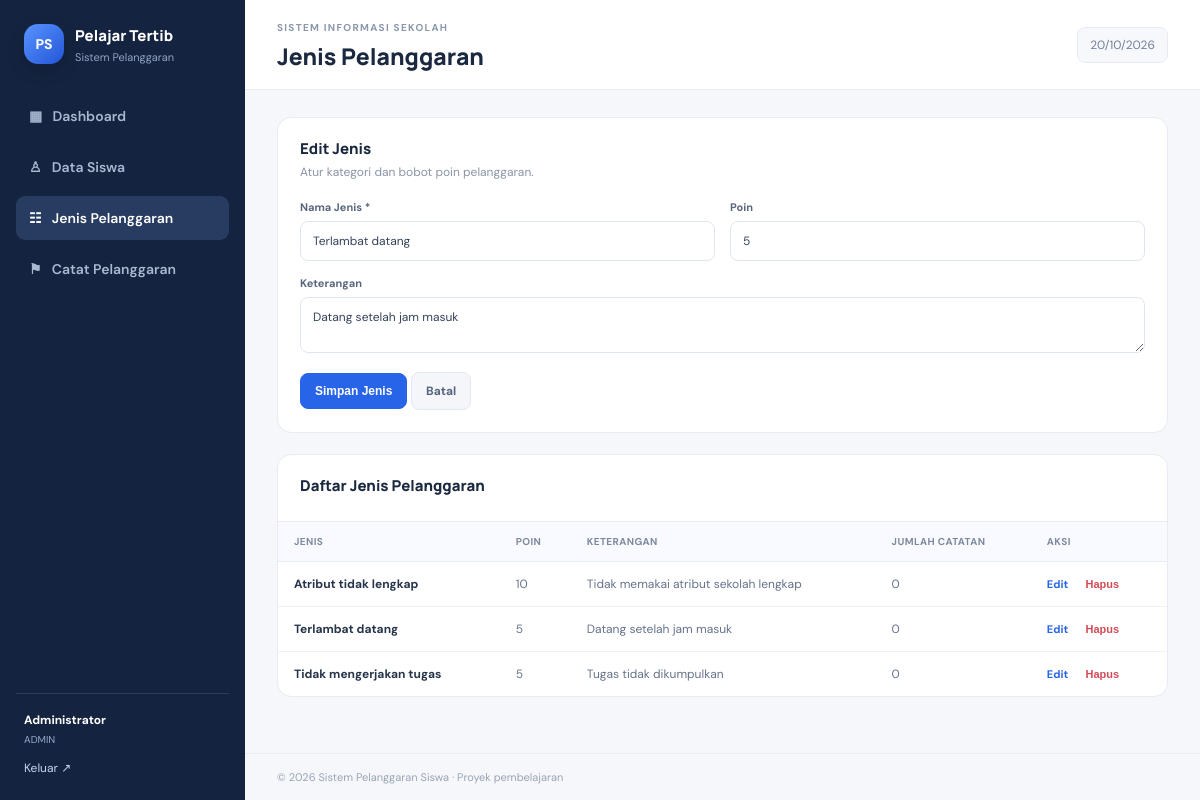
/jenis.php?edit=1 (signed in), run on the app's committed database.
### tables this page shows
CREATE TABLE IF NOT EXISTS jenis_pelanggaran (
 id_jenis INT AUTO_INCREMENT PRIMARY KEY,
 nama_jenis VARCHAR(100) NOT NULL,
 poin INT NOT NULL DEFAULT 0,
 keterangan TEXT NULL
);

### config.php (called while the page is built, shortened)
<?php
function e($v){ return htmlspecialchars((string)($v ?? ''), ENT_QUOTES, 'UTF-8'); }
function is_admin(){ return !empty($_SESSION['user']) && $_SESSION['user']['role']==='admin'; }

### jenis.php (the view)
<?php
require_once 'config.php';require_login();$pageTitle='Jenis Pelanggaran';$error='';if($_SERVER['REQUEST_METHOD']==='POST'){$act=$_POST['action']??'';if($act==='save'){$id=(int)($_POST['id_jenis']??0);$nama=trim($_POST['nama_jenis']??'');$poin=max(0,(int)($_POST['poin']??0));$ket=trim($_POST['keterangan']??'');if(!$nama)$error='Nama jenis wajib diisi.';else{if($id){$st=$pdo->prepare('UPDATE jenis_pelanggaran SET nama_jenis=?,poin=?,keterangan=? WHERE id_jenis=?');$st->execute([$nama,$poin,$ket,$id]);}else{$st=$pdo->prepare('INSERT INTO jenis_pelanggaran(nama_jenis,poin,keterangan) VALUES(?,?,?)');$st->execute([$nama,$poin,$ket]);}header('Location: jenis.php?ok=1');exit;}}if($act==='delete'&&is_admin()){try{$st=$pdo->prepare('DELETE FROM jenis_pelanggaran WHERE id_jenis=?');$st->execute([(int)$_POST['id_jenis']]);header('Location: jenis.php?ok=1');exit;}catch(PDOException $e){$error='Jenis ini sudah dipakai dalam catatan pelanggaran.';}}}$edit=null;if(isset($_GET['edit'])){$st=$pdo->prepare('SELECT * FROM jenis_pelanggaran WHERE id_jenis=?');$st->execute([(int)$_GET['edit']]);$edit=$st->fetch();}$rows=$pdo->query('SELECT j.*,COUNT(p.id_pelanggaran) jumlah FROM jenis_pelanggaran j LEFT JOIN pelanggaran p ON p.id_jenis=j.id_jenis GROUP BY j.id_jenis ORDER BY j.nama_jenis')->fetchAll();include 'partials/header.php';?>
<?php if($error):?><div class="alert error"><?=e($error)?></div><?php endif;?><?php if(isset($_GET['ok'])):?><div class="alert success">Data berhasil diproses.</div><?php endif;?><div class="panel"><div class="panel-head"><div><h3><?=$edit?'Edit Jenis':'Tambah Jenis Pelanggaran'?></h3><p>Atur kategori dan bobot poin pelanggaran.</p></div></div><form method="post" class="form-grid"><input type="hidden" name="action" value="save"><input type="hidden" name="id_jenis" value="<?=e($edit['id_jenis']??'')?>"><div><label>Nama Jenis *</label><input name="nama_jenis" required value="<?=e($edit['nama_jenis']??'')?>" placeholder="Misalnya: Terlambat datang"></div><div><label>Poin</label><input type="number" min="0" name="poin" required value="<?=e($edit['poin']??5)?>"></div><div class="wide"><label>Keterangan</label><textarea name="keterangan" rows="2"><?=e($edit['keterangan']??'')?></textarea></div><div class="wide"><button class="btn primary">Simpan Jenis</button> <?php if($edit):?><a class="btn" href="jenis.php">Batal</a><?php endif;?></div></form></div><div class="panel"><div class="panel-head"><h3>Daftar Jenis Pelanggaran</h3></div><div class="table-wrap"><table><thead><tr><th>Jenis</th><th>Poin</th><th>Keterangan</th><th>Jumlah Catatan</th><th>Aksi</th></tr></thead><tbody><?php foreach($rows as $r):?><tr><td><b><?=e($r['nama_jenis'])?></b></td><td><?= (int)$r['poin'] ?></td><td><?=e($r['keterangan'])?></td><td><?=$r['jumlah']?></td><td><a class="link" href="?edit=<?=$r['id_jenis']?>">Edit</a> <?php if(is_admin()):?><form class="inline" method="post" onsubmit="return confirm('Hapus jenis ini?')"><input type="hidden" name="action" value="delete"><input type="hidden" name="id_jenis" value="<?=$r['id_jenis']?>"><button class="link red">Hapus</button></form><?php endif;?></td></tr><?php endforeach;?></tbody></table></div></div><?php include 'partials/footer.php';?>

### assets/style.css (style rules this page uses)
:root { --ink:#1b2940;--muted:#7c899e;--line:#e7ecf4;--blue:#2864e8;--nav:#14233f }
* { box-sizing:border-box }
body { margin:0;background:#f5f7fb;color:var(--ink);font:14px 'DM Sans',Arial,sans-serif }
a { text-decoration:none;color:inherit }
.stats article,.panel { background:#fff;border:1px solid var(--line);border-radius:14px }
.panel { margin-bottom:21px;overflow:hidden }
.panel-head { padding:20px 22px;display:flex;align-items:center;justify-content:space-between;gap:14px }
.panel-head h3 { font:800 15px Manrope;margin:0 0 5px }
.panel-head p { font-size:12px;color:#8995a8;margin:0 }
.btn { display:inline-flex;justify-content:center;align-items:center;border:1px solid #e2e8f1;border-radius:8px;background:#f4f6fa;color:#56647b;padding:10px 14px;font-weight:700;font-size:12px;cursor:pointer }
.btn.primary { background:var(--blue);color:white;border-color:var(--blue) }
.table-wrap { overflow-x:auto }
table { border-collapse:collapse;width:100%;font-size:12px }
th { text-align:left;background:#f8faff;color:#7d899c;font-size:10px;letter-spacing:.4px;text-transform:uppercase;padding:13px 16px;border-block:1px solid var(--line) }
td { padding:14px 16px;border-bottom:1px solid #eef1f6;color:#65728a;vertical-align:middle }
td b { color:#27354b }
tbody tr:last-child td { border-bottom:0 }
.form-grid { padding:0 22px 22px;display:grid;grid-template-columns:repeat(2,minmax(0,1fr));gap:15px }
.form-grid label { display:block;margin-bottom:7px;font-size:11px;font-weight:700;color:#59677e }
.form-grid input,.form-grid select,.form-grid textarea,.search input { width:100%;border:1px solid #dfe5ee;border-radius:8px;padding:11px 12px;background:#fff;color:#35435a;font:12px 'DM Sans',sans-serif;outline:none }
.form-grid textarea { resize:vertical }
.wide { grid-column:1/-1 }
.link { font-size:11px;color:#2864e8;font-weight:700 }
.red { color:#d34b54;background:none;border:0;cursor:pointer }
.inline { display:inline;margin-left:8px }

### data on the page
jenis_pelanggaran: nama_jenis "Terlambat datang", poin "5", keterangan "Datang setelah jam masuk", jumlah "0"
jenis_pelanggaran: nama_jenis "Atribut tidak lengkap", poin "10", keterangan "Tidak memakai atribut sekolah lengkap", jumlah "0"
jenis_pelanggaran: nama_jenis "Tidak mengerjakan tugas", poin "5", keterangan "Tugas tidak dikumpulkan", jumlah "0"

### other printed values
$_SESSION['user']['nama_lengkap'] "Administrator"
$_SESSION['user']['role'] "ADMIN"
$pageTitle "Jenis Pelanggaran"
